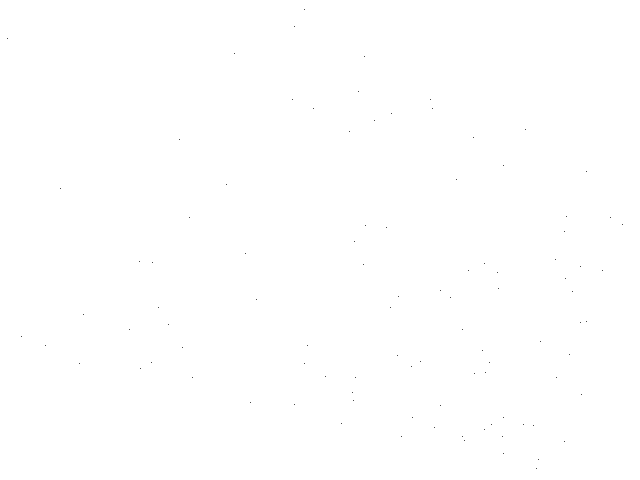
Frame 1 (no input)
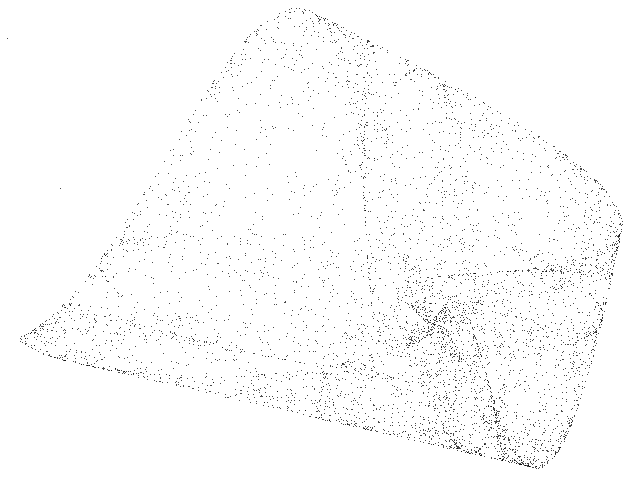
Frame 60 (the mouse pressed at the canvas centre just before this capture)
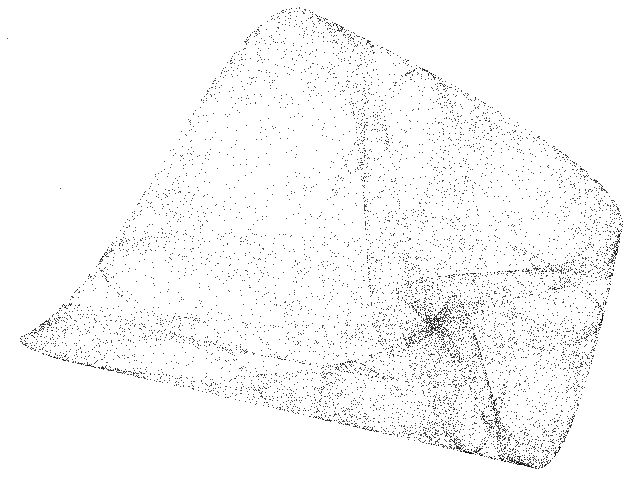
Frame 120 (the mouse held since frame 60 and released just before this capture)

The Processing sketch that drew these frames (run headless with seeded random() and noise(); from frame 60 on, the mouse is pressed at the canvas centre):

// Processing sketch: Sine
// ── Sine.pde
// Sine chaotic map //

  float x = 0.1;
  float y = 0.1;
  float a = 2.25;
  float b = 0.3;

void setup() {
  
  size(640, 480);
  background(255);
  
}

void draw() {
  
  for (int i=0;i<100;i++) {
    
    float nx = x;
    float ny = y;
        
    x = ny;
    y = a * sin(nx) + b * ny;
  
    point(-160+(255*x), -130+(195*y));
        
  }

}
